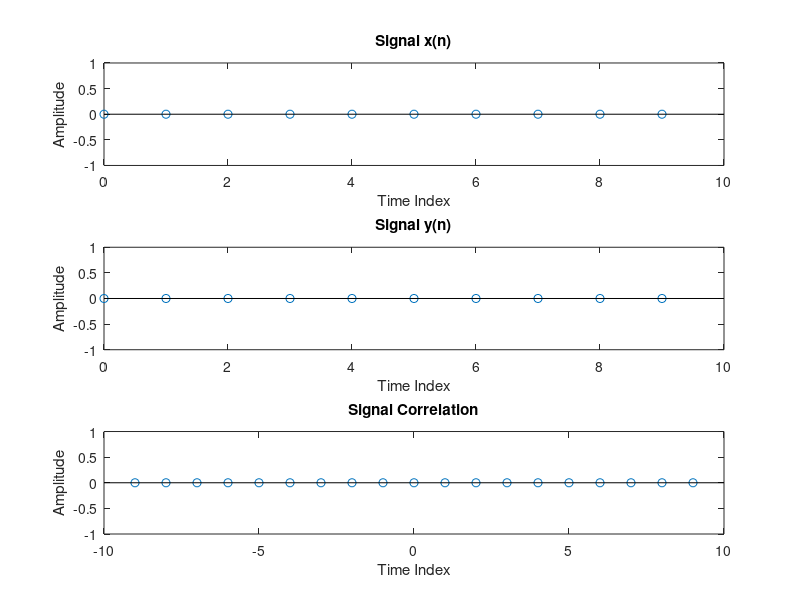

Here is the MATLAB script that generated this plot:
% Correlation
clear all;
close all;
clc;
ph1 = 0;
ph2 = 0;
n = [0:9];

% x 

org_x = 1;
x = sin(2 * pi * 0.1 * n * ph1);
nx = [0:length(x)-1] - org_x + 1;

% y 

org_y = 1;
y = sin(2 * pi * 0.1 * n * ph1);
ny = [0:length(y)-1] - org_y + 1;

%  Autocorrelatron

rxy = xcorr(x,y);
nxy = [nx(1)-ny(end): nx(end)-ny(1)];
[maxR indR] = max(rxy);

% Display max Value in autocorrelation 

disp(["The maximum value is at lag", num2str(rxy(indR)) "."]);
 
figure
subplot(3,1,1);
stem(nx,x);
xlabel("Time Index");
ylabel("Amplitude");
title("Signal x(n)");

subplot(3,1,2);
stem(ny,y);
xlabel("Time Index");
ylabel("Amplitude");
title("Signal y(n)");

subplot(3,1,3);
stem(nxy,rxy);
xlabel("Time Index");
ylabel("Amplitude");
title("Signal Correlation");
